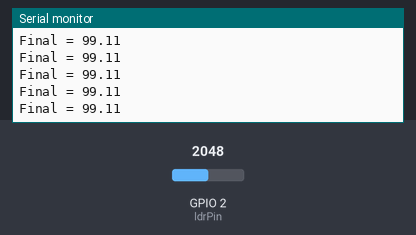
A sketch run on a simulated ESP32. Parts: the last lines printed to the serial monitor. Inputs (shaded band) come from the test bench; at power-on: GPIO 2 (ldrPin) = 2048.

Above: at 1.2 s.
1.3 s: GPIO 2 (ldrPin) set to 0
At 2.2 s:
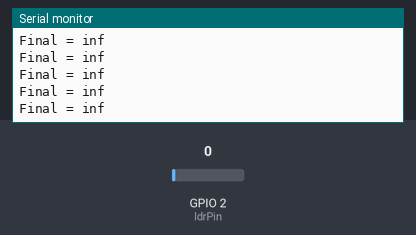
3.2 s: GPIO 2 (ldrPin) set to 491
At 4.0 s:
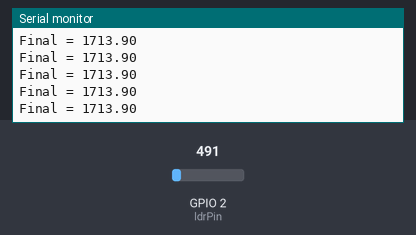

Measured:
- after the input at 1.3 s, the serial monitor: prints a new line at once (image 1)
- after the input at 3.2 s, the serial monitor: prints a new line at once (image 2)

The sketch:

LDR.ino
```cpp
/*
 *  Author:dharmendra Kumar Yadav

 */
#define ldrPin 2
const float gama = 0.7;
const float rl10 = 50;

void setup() {
  // put your setup code here, to run once:
  Serial.begin(115200);
  Serial.println("Hello, ESP32!");
}

void loop() {
  // put your main code here, to run repeatedly:
  delay(10); // this speeds up the simulation
  int Value = analogRead(ldrPin);
  Value = map(Value, 4095, 0, 1024, 0);
  float Voltage = Value / 1024.*5;
  float resistansi = 2000 * Voltage / (1-Voltage/5);
  float Final = pow(rl10*1e3*pow(10,gama)/resistansi,(1/gama));
  Serial.print("Final = ");
  Serial.println(Final);
}
```
